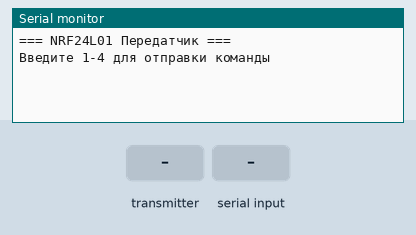
A sketch run on a simulated Arduino Uno, built with avr-gcc and run on an emulated ATmega328P. Parts: the last lines printed to the serial monitor. The inputs (shaded band) are chosen by the test bench. No radio packets arrive unless stated.

Above: at 1.2 s.
1.3 s: the transmitter starts sending servo1_angle = 0
At 1.37 s:
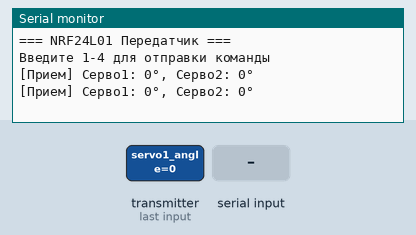
3.2 s: the transmitter starts sending servo2_angle = 180
At 3.3 s:
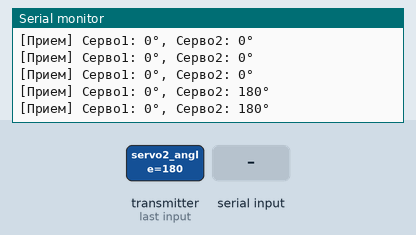
6.2 s: "90,45\n" received over Serial
At 6.72 s:
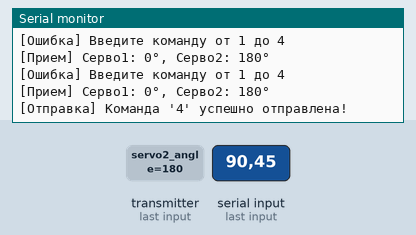
7.9 s: the transmitter starts sending servo1_angle = 45
At 7.98 s:
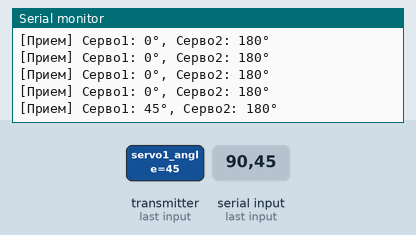
10.9 s: the transmitter starts sending servo2_angle = 0
At 11.01 s:
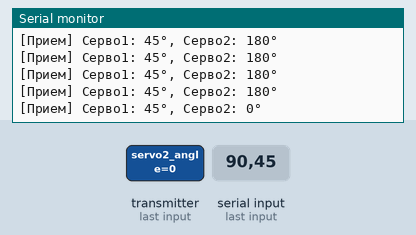
13.9 s: "30,150\n" received over Serial
At 14.32 s:
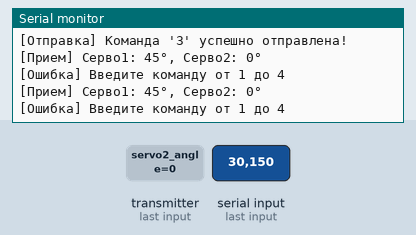

The sketch:

add.ino
```cpp
#include <SPI.h>
#include <RF24.h>

RF24 radio(10, 9); // CE=10, CSN=9

// Адреса для двусторонней связи
const byte addressTX[5] = {0xE7, 0xE7, 0xE7, 0xE7, 0xE7}; // для отправки
const byte addressRX[5] = {0xC2, 0xC2, 0xC2, 0xC2, 0xC2}; // для приёма


// Структура для приема отчета
struct FeedbackPacket {
  byte servo1_angle;
  byte servo2_angle;
};

void setup() {
  Serial.begin(9600);
  radio.printDetails();
  radio.setAutoAck(true);        // Включить подтверждение получения
  radio.setRetries(15, 15);      // 15 попыток с задержкой 15*250 мкс
  radio.setCRCLength(RF24_CRC_16); // Включить CRC-проверку
  Serial.println("=== NRF24L01 Передатчик ===");
  Serial.println("Введите 1-4 для отправки команды");

  if (!radio.begin()) {
    Serial.println("Ошибка: Модуль NRF24L01 не отвечает!");
    while (1) {}
  }

  // --- Явная настройка канала и скорости (одинаково с приемником) ---
  radio.setChannel(76);          // Канал 76 (2.476 ГГц)
  radio.setDataRate(RF24_1MBPS); // Скорость 1 Mbps
  radio.setPALevel(RF24_PA_MIN); // Минимальная мощность

  // Настройка двусторонней связи
  radio.openWritingPipe(addressTX);     // Труба для отправки команд
  radio.openReadingPipe(1, addressRX);  // Труба для приема отчетов
  radio.startListening(); // Начинаем слушать отчеты
}

void loop() {
  // --- Прием отчетов от приемника ---
  if (radio.available()) {
    FeedbackPacket feedback;
    radio.read(&feedback, sizeof(FeedbackPacket));
    Serial.print("[Прием] Серво1: ");
    Serial.print(feedback.servo1_angle);
    Serial.print("°, Серво2: ");
    Serial.print(feedback.servo2_angle);
    Serial.println("°");
  }

  // --- Отправка команд через Serial Monitor ---
  if (Serial.available() > 0) {
    char commandChar = Serial.read();
    if (commandChar == '\n' || commandChar == '\r') return;

    byte commandToSend = commandChar - '0';
    if (commandToSend >= 1 && commandToSend <= 4) {
      radio.stopListening(); // Переключаемся в режим передачи

      if (radio.write(&commandToSend, sizeof(commandToSend))) {
        Serial.print("[Отправка] Команда '");
        Serial.print(commandToSend);
        Serial.println("' успешно отправлена!");
      } else {
        Serial.println("[Ошибка] Не удалось отправить команду!");
      }

      radio.startListening(); // Возвращаемся в режим приема
    } else {
      Serial.println("[Ошибка] Введите команду от 1 до 4");
    }
  }
}
```

Measured:
- after the input at 1.3 s, the serial monitor: prints a new line at once (image 1)
- after the input at 3.2 s, the serial monitor: prints a new line at once (image 2)
- after the input at 6.2 s, the serial monitor: prints a new line after 0.11 s (image 3)
- after the input at 7.9 s, the serial monitor: prints a new line after 0.07 s (image 4)
- after the input at 10.9 s, the serial monitor: prints a new line after 0.10 s (image 5)
- after the input at 13.9 s, the serial monitor: prints a new line after 0.11 s (image 6)
